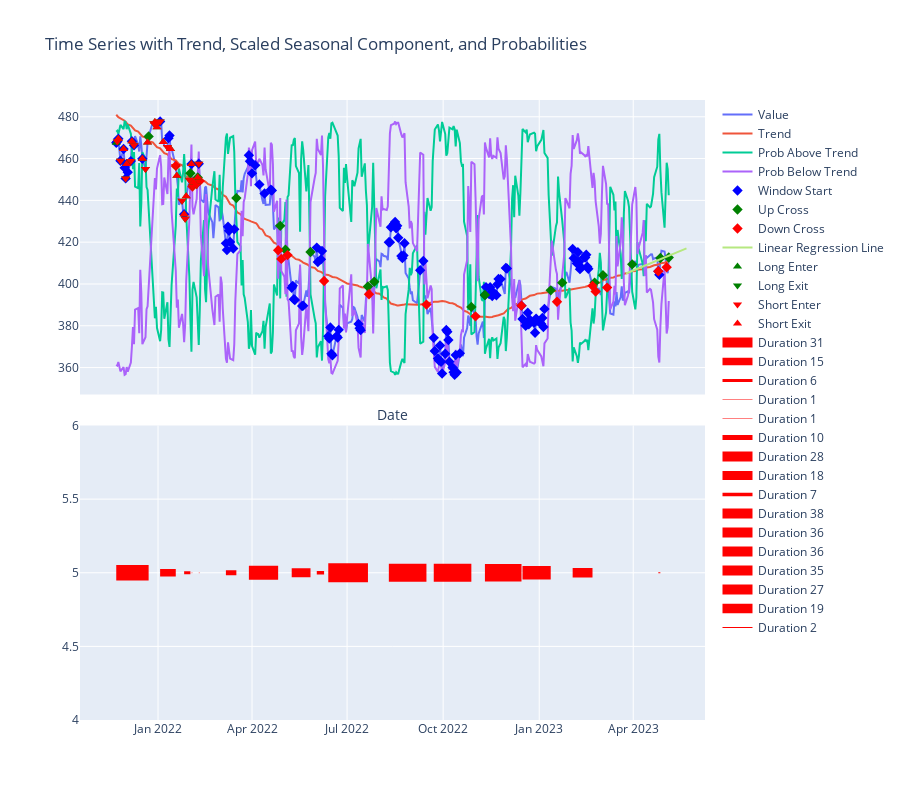

The notebook cell this image was saved under:
### Code cell
tickerObj = yf.download(tickers="SPY", interval="1d")
df_raw = pd.DataFrame(tickerObj)
df_raw = df_raw.tail(365)


trend, prob_above_trend, prob_below_trend, volatility, model = generate_probability(df_raw)

df_raw = attach_markers(df_raw, trend, prob_above_trend)
df_durations = calc_durations_with_extremes(df_raw)
plot_full_analysis(df_raw, trend, prob_above_trend, prob_below_trend, model, df_durations, ledger)
pd.options.display.max_rows = None

### Figure 1 — Plotly figure (JSON) as saved in the notebook; plotly's stock layout.template omitted (floating-point values rounded to 4 significant figures; data arrays with more than 128 entries replaced by an {"elided": "..."} marker saying what was removed)
{"data": [{"mode": "lines", "name": "Value", "type": "scatter", "x": {"elided": "365 str values"}, "xaxis": "x", "y": {"elided": "365 float values"}, "yaxis": "y"}, {"mode": "lines", "name": "Trend", "type": "scatter", "x": {"elided": "365 str values"}, "xaxis": "x", "y": {"elided": "365 float values"}, "yaxis": "y"}, {"mode": "lines", "name": "Prob Above Trend", "type": "scatter", "x": {"elided": "365 str values"}, "xaxis": "x", "y": {"elided": "365 float values"}, "yaxis": "y"}, {"mode": "lines", "name": "Prob Below Trend", "type": "scatter", "x": {"elided": "365 str values"}, "xaxis": "x", "y": {"elided": "365 float values"}, "yaxis": "y"}, {"marker": {"color": "blue", "size": 8, "symbol": "diamond"}, "mode": "markers", "name": "Window Start", "type": "scatter", "x": {"elided": "365 str values"}, "xaxis": "x", "y": {"elided": "365 float values"}, "yaxis": "y"}, {"marker": {"color": "green", "size": 8, "symbol": "diamond"}, "mode": "markers", "name": "Up Cross", "type": "scatter", "x": {"elided": "365 str values"}, "xaxis": "x", "y": {"elided": "365 float values"}, "yaxis": "y"}, {"marker": {"color": "red", "size": 8, "symbol": "diamond"}, "mode": "markers", "name": "Down Cross", "type": "scatter", "x": {"elided": "365 str values"}, "xaxis": "x", "y": {"elided": "365 float values"}, "yaxis": "y"}, {"mode": "lines", "name": "Linear Regression Line", "type": "scatter", "x": ["2023-03-25T00:00:00", "2023-03-26T00:00:00", "2023-03-27T00:00:00", "2023-03-28T00:00:00", "2023-03-29T00:00:00", "2023-03-30T00:00:00", "2023-03-31T00:00:00", "2023-04-01T00:00:00", "2023-04-02T00:00:00", "2023-04-03T00:00:00", "2023-04-04T00:00:00", "2023-04-05T00:00:00", "2023-04-06T00:00:00", "2023-04-07T00:00:00", "2023-04-08T00:00:00", "2023-04-09T00:00:00", "2023-04-10T00:00:00", "2023-04-11T00:00:00", "2023-04-12T00:00:00", "2023-04-13T00:00:00", "2023-04-14T00:00:00", "2023-04-15T00:00:00", "2023-04-16T00:00:00", "2023-04-17T00:00:00", "2023-04-18T00:00:00", "2023-04-19T00:00:00", "2023-04-20T00:00:00", "2023-04-21T00:00:00", "2023-04-22T00:00:00", "2023-04-23T00:00:00", "2023-04-24T00:00:00", "2023-04-25T00:00:00", "2023-04-26T00:00:00", "2023-04-27T00:00:00", "2023-04-28T00:00:00", "2023-04-29T00:00:00", "2023-04-30T00:00:00", "2023-05-01T00:00:00", "2023-05-02T00:00:00", "2023-05-03T00:00:00", "2023-05-04T00:00:00", "2023-05-05T00:00:00", "2023-05-06T00:00:00", "2023-05-07T00:00:00", "2023-05-08T00:00:00", "2023-05-09T00:00:00", "2023-05-10T00:00:00", "2023-05-11T00:00:00", "2023-05-12T00:00:00", "2023-05-13T00:00:00", "2023-05-14T00:00:00", "2023-05-15T00:00:00", "2023-05-16T00:00:00", "2023-05-17T00:00:00", "2023-05-18T00:00:00", "2023-05-19T00:00:00", "2023-05-20T00:00:00", "2023-05-21T00:00:00", "2023-05-22T00:00:00", "2023-05-23T00:00:00", "2023-05-24T00:00:00", "2023-05-25T00:00:00", "2023-05-26T00:00:00", "2023-05-27T00:00:00", "2023-05-28T00:00:00", "2023-05-29T00:00:00", "2023-05-30T00:00:00", "2023-05-31T00:00:00", "2023-06-01T00:00:00", "2023-06-02T00:00:00", "2023-06-03T00:00:00", "2023-06-04T00:00:00", "2023-06-05T00:00:00"], "xaxis": "x", "y": [405.0, 405.2, 405.4, 405.6, 405.8, 406.0, 406.2, 406.5, 406.7, 406.9, 407.1, 407.3, 407.5, 407.7, 407.9, 408.1, 408.3, 408.5, 408.7, 408.9, 409.1, 409.4, 409.6, 409.8, 410.0, 410.2, 410.4, 410.6, 410.8, 411.0, 411.2, 411.4, 411.6, 411.8, 412.0, 412.3, 412.5, 412.7, 412.9, 413.1, 413.3, 413.5, 413.7, 413.9, 414.1, 414.3, 414.5, 414.7, 414.9, 415.2, 415.4, 415.6, 415.8, 416.0, 416.2, 416.4, 416.6, 416.8, 417.0], "yaxis": "y"}, {"marker": {"color": "green", "size": 8, "symbol": "triangle-up"}, "mode": "markers", "name": "Long Enter", "type": "scatter", "x": {"elided": "365 str values"}, "xaxis": "x", "y": {"elided": "365 float values"}, "yaxis": "y"}, {"marker": {"color": "green", "size": 8, "symbol": "triangle-down"}, "mode": "markers", "name": "Long Exit", "type": "scatter", "x": {"elided": "365 str values"}, "xaxis": "x", "y": {"elided": "365 float values"}, "yaxis": "y"}, {"marker": {"color": "red", "size": 8, "symbol": "triangle-down"}, "mode": "markers", "name": "Short Enter", "type": "scatter", "x": {"elided": "365 str values"}, "xaxis": "x", "y": {"elided": "365 float values"}, "yaxis": "y"}, {"marker": {"color": "red", "size": 8, "symbol": "triangle-up"}, "mode": "markers", "name": "Short Exit", "type": "scatter", "x": {"elided": "365 str values"}, "xaxis": "x", "y": {"elided": "365 float values"}, "yaxis": "y"}, {"line": {"color": "red", "width": 15.5}, "mode": "lines", "name": "Duration 31", "type": "scatter", "x": ["2021-11-22T00:00:00", "2021-12-23T00:00:00"], "xaxis": "x2", "y": [5, 5], "yaxis": "y2"}, {"line": {"color": "red", "width": 7.5}, "mode": "lines", "name": "Duration 15", "type": "scatter", "x": ["2022-01-03T00:00:00", "2022-01-18T00:00:00"], "xaxis": "x2", "y": [5, 5], "yaxis": "y2"}, {"line": {"color": "red", "width": 3}, "mode": "lines", "name": "Duration 6", "type": "scatter", "x": ["2022-01-26T00:00:00", "2022-02-01T00:00:00"], "xaxis": "x2", "y": [5, 5], "yaxis": "y2"}, {"line": {"color": "red", "width": 0.5}, "mode": "lines", "name": "Duration 1", "type": "scatter", "x": ["2022-02-02T00:00:00", "2022-02-03T00:00:00"], "xaxis": "x2", "y": [5, 5], "yaxis": "y2"}, {"line": {"color": "red", "width": 0.5}, "mode": "lines", "name": "Duration 1", "type": "scatter", "x": ["2022-02-09T00:00:00", "2022-02-10T00:00:00"], "xaxis": "x2", "y": [5, 5], "yaxis": "y2"}, {"line": {"color": "red", "width": 5}, "mode": "lines", "name": "Duration 10", "type": "scatter", "x": ["2022-03-07T00:00:00", "2022-03-17T00:00:00"], "xaxis": "x2", "y": [5, 5], "yaxis": "y2"}, {"line": {"color": "red", "width": 14}, "mode": "lines", "name": "Duration 28", "type": "scatter", "x": ["2022-03-29T00:00:00", "2022-04-26T00:00:00"], "xaxis": "x2", "y": [5, 5], "yaxis": "y2"}, {"line": {"color": "red", "width": 9}, "mode": "lines", "name": "Duration 18", "type": "scatter", "x": ["2022-05-09T00:00:00", "2022-05-27T00:00:00"], "xaxis": "x2", "y": [5, 5], "yaxis": "y2"}, {"line": {"color": "red", "width": 3.5}, "mode": "lines", "name": "Duration 7", "type": "scatter", "x": ["2022-06-02T00:00:00", "2022-06-09T00:00:00"], "xaxis": "x2", "y": [5, 5], "yaxis": "y2"}, {"line": {"color": "red", "width": 19}, "mode": "lines", "name": "Duration 38", "type": "scatter", "x": ["2022-06-13T00:00:00", "2022-07-21T00:00:00"], "xaxis": "x2", "y": [5, 5], "yaxis": "y2"}, {"line": {"color": "red", "width": 18}, "mode": "lines", "name": "Duration 36", "type": "scatter", "x": ["2022-08-10T00:00:00", "2022-09-15T00:00:00"], "xaxis": "x2", "y": [5, 5], "yaxis": "y2"}, {"line": {"color": "red", "width": 18}, "mode": "lines", "name": "Duration 36", "type": "scatter", "x": ["2022-09-22T00:00:00", "2022-10-28T00:00:00"], "xaxis": "x2", "y": [5, 5], "yaxis": "y2"}, {"line": {"color": "red", "width": 17.5}, "mode": "lines", "name": "Duration 35", "type": "scatter", "x": ["2022-11-10T00:00:00", "2022-12-15T00:00:00"], "xaxis": "x2", "y": [5, 5], "yaxis": "y2"}, {"line": {"color": "red", "width": 13.5}, "mode": "lines", "name": "Duration 27", "type": "scatter", "x": ["2022-12-16T00:00:00", "2023-01-12T00:00:00"], "xaxis": "x2", "y": [5, 5], "yaxis": "y2"}, {"line": {"color": "red", "width": 9.5}, "mode": "lines", "name": "Duration 19", "type": "scatter", "x": ["2023-02-02T00:00:00", "2023-02-21T00:00:00"], "xaxis": "x2", "y": [5, 5], "yaxis": "y2"}, {"line": {"color": "red", "width": 1}, "mode": "lines", "name": "Duration 2", "type": "scatter", "x": ["2023-04-25T00:00:00", "2023-04-27T00:00:00"], "xaxis": "x2", "y": [5, 5], "yaxis": "y2"}], "layout": {"height": 800, "title": {"text": "Time Series with Trend, Scaled Seasonal Component, and Probabilities"}, "xaxis": {"anchor": "y", "domain": [0, 1], "matches": "x2", "showticklabels": false, "title": {"text": "Date"}}, "xaxis2": {"anchor": "y2", "domain": [0, 1]}, "yaxis": {"anchor": "x", "domain": [0.525, 1]}, "yaxis2": {"anchor": "x2", "domain": [0, 0.475]}}}
